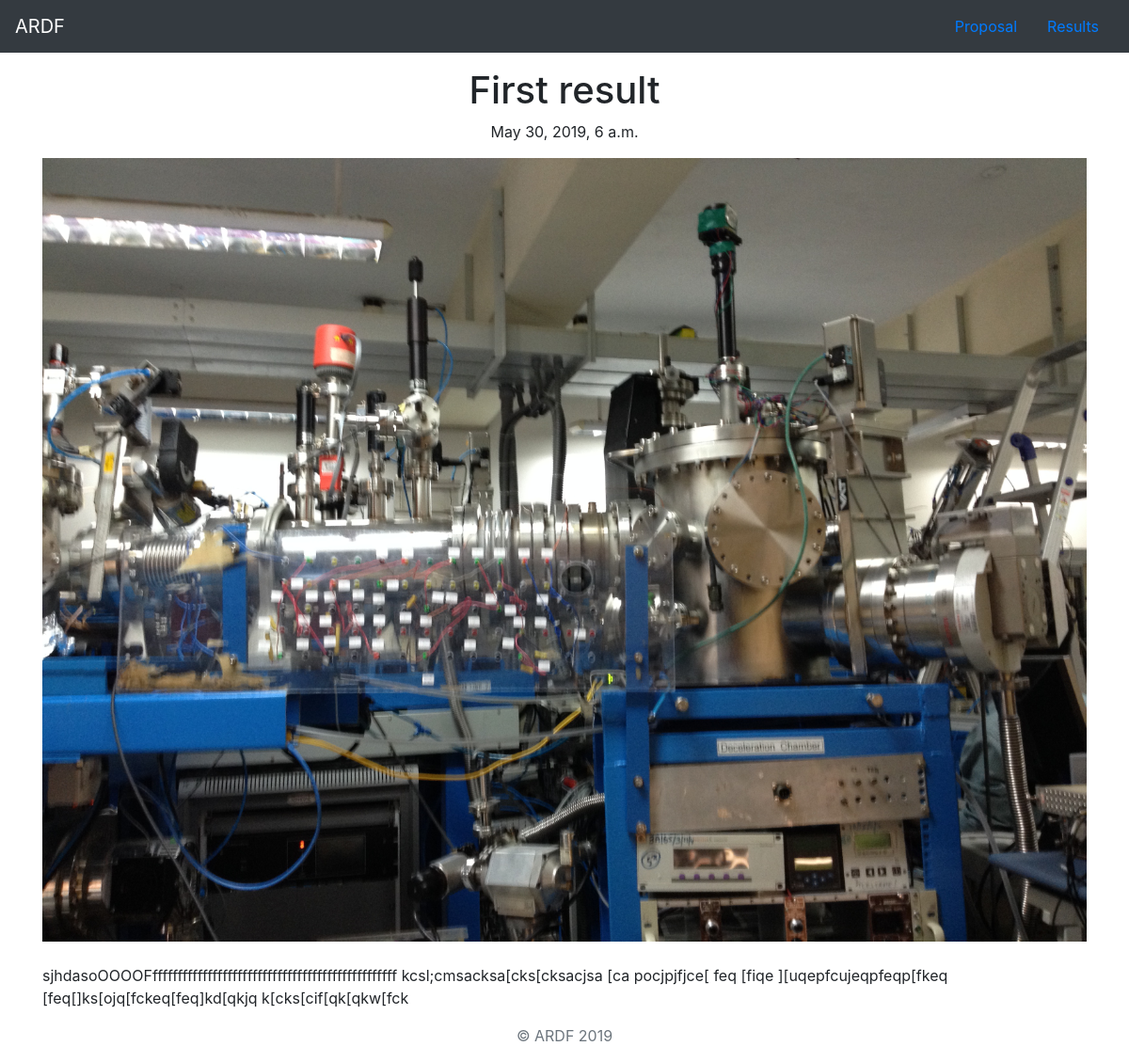
The app's page /result/1/ with its own data.
### blog/models.py (models this page shows, shortened)
class Blog(models.Model):
    title = models.CharField(max_length=255)
    pub_date = models.DateTimeField()
    body = models.TextField()
    image = models.ImageField(upload_to='images/')

### blog/views.py (the view)
# urls.py: path('<int:blog_id>/', views.detail, name='detail'),
def detail(request, blog_id):
    detailblog = get_object_or_404(Blog, pk=blog_id)
    return render(request, 'blog/detail.html', {'blog':detailblog})

### blog/templates/blog/detail.html (shortened to what this page needs)
<!doctype html>
<html lang="en">
<head>
  {% load staticfiles %}
  <link rel="stylesheet" href="{% static 'style.css' %}" >
</head>
<body>
  <header>
    <nav class="navbar navbar-expand-lg navbar-dark bg-dark">
      <a class="navbar-brand" href="{% url 'home' %}">ARDF</a>
      <div class="collapse navbar-collapse" id="navbarNavAltMarkup">
         <div class="collapse navbar-collapse" id="navbarNavAltMarkup">
        <a class="nav-item nav-link" href="{% static 'proposal.pdf' %}">Proposal</a>
          <a class="nav-item nav-link" href="{% url 'allblogs' %}">Results</a>
      </div>
      </div>
    </nav>
  </header>
  <main role="main">
    <div class="container">
    <h1 class="text-center pt-3">{{ blog.title }}</h1>
    <p class="text-center">{{ blog.pub_date }}</p>
    <img class="img-fluid" src="{{ blog.image.url }}"  />
    <br />
    <br />
    <p>{{ blog.body }}</p>
  </div>
  </main>
  <footer class="text-muted">
    <div class="container text-center">
      <p>© ARDF {% now "Y" %}</p>
      </div>
  </footer>
</body>
</html>

### records on screen
Blog: title "First result", pub_date "May 30, 2019, 6 a.m.", image (picture), body "sjhdasoOOOOFfffffffffffffffffffffffffffffffffffffffffffffffff kcsl;cmsacksa[cks[cksacjsa [ca pocjpjfjce[ feq [fiqe ][uqepfcujeqpfeqp[fkeq [feq[]ks[ojq[fckeq[feq]kd[qkjq k[cks[cif[qk[qkw[fck"
